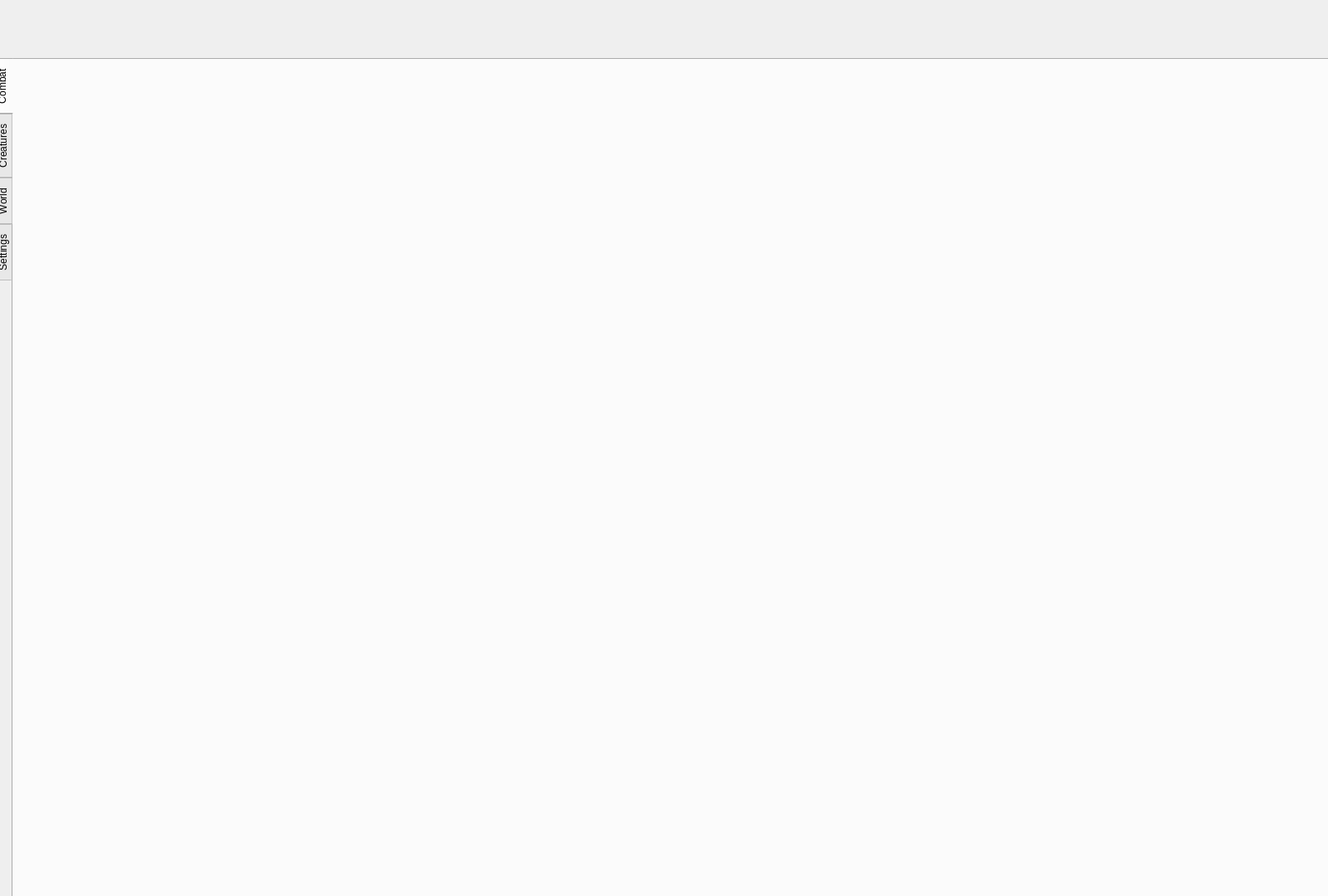
<?xml version="1.0" encoding="UTF-8"?>
<ui version="4.0">
 <class>MainWindow</class>
 <widget class="QMainWindow" name="MainWindow">
  <property name="geometry">
   <rect>
    <x>0</x>
    <y>0</y>
    <width>1600</width>
    <height>1080</height>
   </rect>
  </property>
  <property name="windowTitle">
   <string>MainWindow</string>
  </property>
  <property name="autoFillBackground">
   <bool>false</bool>
  </property>
  <widget class="QWidget" name="centralwidget">
   <widget class="QTabWidget" name="tabWidget">
    <property name="geometry">
     <rect>
      <x>-10</x>
      <y>70</y>
      <width>1631</width>
      <height>1091</height>
     </rect>
    </property>
    <property name="tabPosition">
     <enum>QTabWidget::West</enum>
    </property>
    <property name="tabShape">
     <enum>QTabWidget::Rounded</enum>
    </property>
    <property name="currentIndex">
     <number>0</number>
    </property>
    <widget class="QWidget" name="combat_tab">
     <attribute name="title">
      <string>Combat</string>
     </attribute>
    </widget>
    <widget class="QWidget" name="creature_tab">
     <attribute name="title">
      <string>Creatures</string>
     </attribute>
    </widget>
    <widget class="QWidget" name="world_tab">
     <attribute name="title">
      <string>World</string>
     </attribute>
    </widget>
    <widget class="QWidget" name="settings_tab">
     <attribute name="title">
      <string>Settings</string>
     </attribute>
    </widget>
   </widget>
   <widget class="QWidget" name="horizontalLayoutWidget">
    <property name="geometry">
     <rect>
      <x>0</x>
      <y>0</y>
      <width>2050</width>
      <height>71</height>
     </rect>
    </property>
    <layout class="QHBoxLayout" name="horizontalLayout">
     <item>
      <widget class="QLabel" name="label">
       <property name="text">
        <string/>
       </property>
       <property name="pixmap">
        <pixmap resource="graphics.qrc">:/images/images/CYRUS_HERO.png</pixmap>
       </property>
       <property name="scaledContents">
        <bool>true</bool>
       </property>
      </widget>
     </item>
    </layout>
   </widget>
  </widget>
 </widget>
 <resources>
  <include location="resources.qrc"/>
  <include location="graphics.qrc"/>
 </resources>
 <connections/>
</ui>
